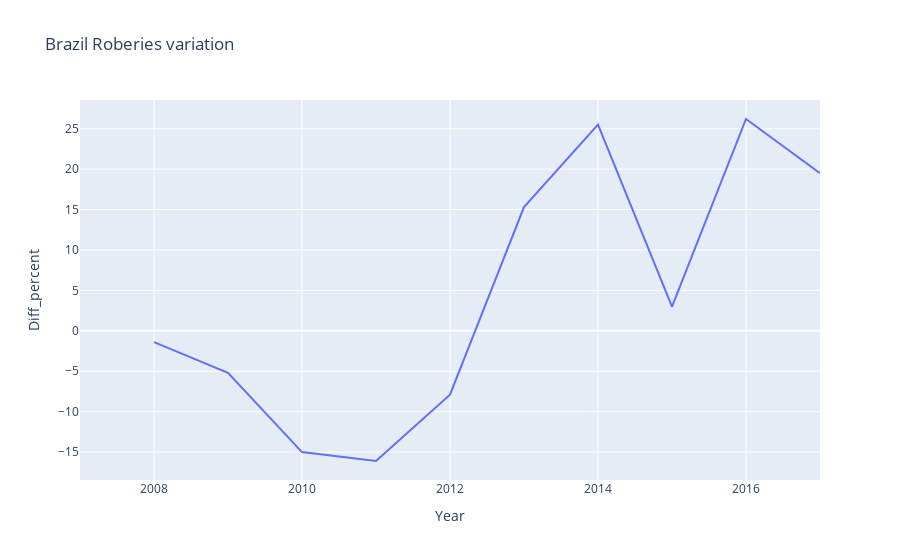
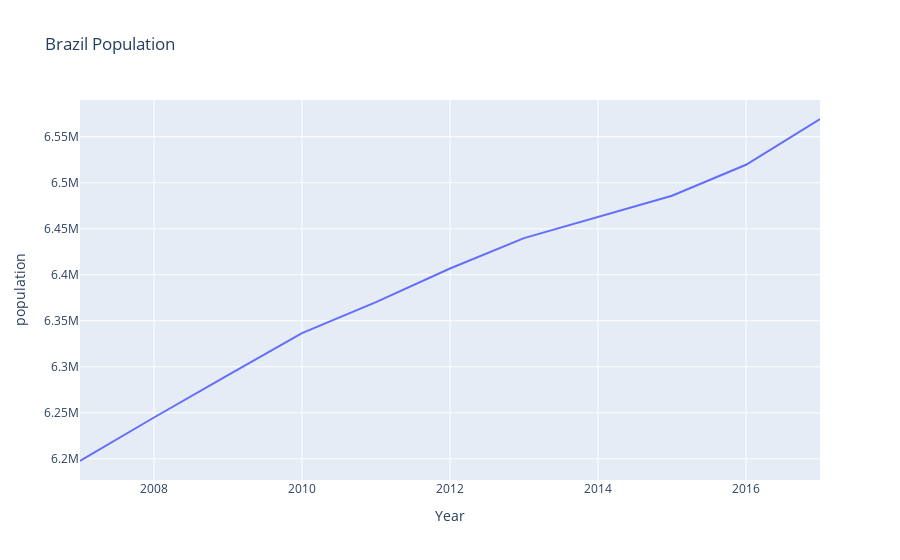

Write notebook code for charts like these, in order.
### Code cell
import plotly.express as px 

fig = px.line(rio_roberies,x='Year', y='Diff_percent',title='Brazil Roberies variation')
fig.show()
fig = px.line(rio_roberies,x='Year', y='population',title='Brazil Population')
fig.show()

### Figure 1 — Plotly figure (JSON) as saved in the notebook; plotly's stock layout.template omitted (floating-point values rounded to 4 significant figures)
{"data": [{"hovertemplate": "Year=%{x}<br>Diff_percent=%{y}<extra></extra>", "legendgroup": "", "line": {"color": "#636efa", "dash": "solid"}, "mode": "lines", "name": "", "orientation": "h", "showlegend": false, "type": "scatter", "x": [2007, 2008, 2009, 2010, 2011, 2012, 2013, 2014, 2015, 2016, 2017], "xaxis": "x", "y": ["..", "-1.4", "-5.2", "-15.0", "-16.1", "-7.9", "15.3", "25.5", "3.0", "26.2", "19.5"], "yaxis": "y"}], "layout": {"legend": {"tracegroupgap": 0}, "title": {"text": "Brazil Roberies variation"}, "xaxis": {"anchor": "y", "domain": [0, 1], "title": {"text": "Year"}}, "yaxis": {"anchor": "x", "domain": [0, 1], "title": {"text": "Diff_percent"}}}}

### Figure 2 — Plotly figure (JSON) as saved in the notebook; plotly's stock layout.template omitted (floating-point values rounded to 4 significant figures)
{"data": [{"hovertemplate": "Year=%{x}<br>population=%{y}<extra></extra>", "legendgroup": "", "line": {"color": "#636efa", "dash": "solid"}, "mode": "lines", "name": "", "orientation": "h", "showlegend": false, "type": "scatter", "x": [2007, 2008, 2009, 2010, 2011, 2012, 2013, 2014, 2015, 2016, 2017], "xaxis": "x", "y": ["6 197 637", "6 244 917", "6 291 020", "6 336 534", "6 370 271", "6 406 820", "6 439 828", "6 463 250", "6 485 889", "6 519 521", "6 569 257"], "yaxis": "y"}], "layout": {"legend": {"tracegroupgap": 0}, "title": {"text": "Brazil Population"}, "xaxis": {"anchor": "y", "domain": [0, 1], "title": {"text": "Year"}}, "yaxis": {"anchor": "x", "domain": [0, 1], "title": {"text": "population"}}}}
